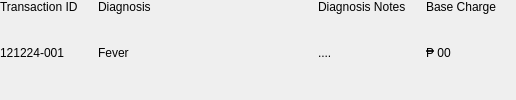
             <widget class="QWidget" name="TransactionInfos" native="true">
              <property name="sizePolicy">
               <sizepolicy hsizetype="Preferred" vsizetype="Maximum">
                <horstretch>0</horstretch>
                <verstretch>0</verstretch>
               </sizepolicy>
              </property>
              <property name="styleSheet">
               <string notr="true"/>
              </property>
              <layout class="QHBoxLayout" name="horizontalLayout_3">
               <property name="spacing">
                <number>20</number>
               </property>
               <property name="leftMargin">
                <number>0</number>
               </property>
               <property name="topMargin">
                <number>0</number>
               </property>
               <property name="rightMargin">
                <number>20</number>
               </property>
               <property name="bottomMargin">
                <number>10</number>
               </property>
               <item alignment="Qt::AlignLeft">
                <widget class="QWidget" name="widget_2" native="true">
                 <layout class="QVBoxLayout" name="verticalLayout_7">
                  <property name="spacing">
                   <number>1</number>
                  </property>
                  <property name="leftMargin">
                   <number>0</number>
                  </property>
                  <property name="topMargin">
                   <number>0</number>
                  </property>
                  <property name="rightMargin">
                   <number>0</number>
                  </property>
                  <property name="bottomMargin">
                   <number>0</number>
                  </property>
                  <item>
                   <widget class="QLabel" name="label_2">
                    <property name="sizePolicy">
                     <sizepolicy hsizetype="Preferred" vsizetype="Maximum">
                      <horstretch>0</horstretch>
                      <verstretch>0</verstretch>
                     </sizepolicy>
                    </property>
                    <property name="text">
                     <string>Transaction ID</string>
                    </property>
                   </widget>
                  </item>
                  <item>
                   <widget class="QLabel" name="chck_ID">
                    <property name="text">
                     <string>121224-001</string>
                    </property>
                   </widget>
                  </item>
                 </layout>
                </widget>
               </item>
               <item alignment="Qt::AlignLeft">
                <widget class="QWidget" name="widget_3" native="true">
                 <property name="sizePolicy">
                  <sizepolicy hsizetype="Expanding" vsizetype="Preferred">
                   <horstretch>0</horstretch>
                   <verstretch>0</verstretch>
                  </sizepolicy>
                 </property>
                 <property name="minimumSize">
                  <size>
                   <width>200</width>
                   <height>0</height>
                  </size>
                 </property>
                 <layout class="QVBoxLayout" name="verticalLayout_8">
                  <property name="spacing">
                   <number>1</number>
                  </property>
                  <property name="leftMargin">
                   <number>0</number>
                  </property>
                  <property name="topMargin">
                   <number>0</number>
                  </property>
                  <property name="rightMargin">
                   <number>0</number>
                  </property>
                  <property name="bottomMargin">
                   <number>0</number>
                  </property>
                  <item>
                   <widget class="QLabel" name="label_4">
                    <property name="sizePolicy">
                     <sizepolicy hsizetype="Preferred" vsizetype="Maximum">
                      <horstretch>0</horstretch>
                      <verstretch>0</verstretch>
                     </sizepolicy>
                    </property>
                    <property name="text">
                     <string>Diagnosis</string>
                    </property>
                   </widget>
                  </item>
                  <item>
                   <widget class="QLabel" name="Diagnosis">
                    <property name="text">
                     <string>Fever</string>
                    </property>
                   </widget>
                  </item>
                 </layout>
                </widget>
               </item>
               <item>
                <widget class="QWidget" name="widget_4" native="true">
                 <property name="sizePolicy">
                  <sizepolicy hsizetype="Expanding" vsizetype="Preferred">
                   <horstretch>0</horstretch>
                   <verstretch>0</verstretch>
                  </sizepolicy>
                 </property>
                 <layout class="QVBoxLayout" name="verticalLayout_9">
                  <property name="spacing">
                   <number>1</number>
                  </property>
                  <property name="leftMargin">
                   <number>0</number>
                  </property>
                  <property name="topMargin">
                   <number>0</number>
                  </property>
                  <property name="rightMargin">
                   <number>0</number>
                  </property>
                  <property name="bottomMargin">
                   <number>0</number>
                  </property>
                  <item>
                   <widget class="QLabel" name="label_6">
                    <property name="sizePolicy">
                     <sizepolicy hsizetype="Preferred" vsizetype="Maximum">
                      <horstretch>0</horstretch>
                      <verstretch>0</verstretch>
                     </sizepolicy>
                    </property>
                    <property name="text">
                     <string>Diagnosis Notes</string>
                    </property>
                   </widget>
                  </item>
                  <item>
                   <widget class="QLabel" name="DiagnosisNotes">
                    <property name="text">
                     <string>....</string>
                    </property>
                   </widget>
                  </item>
                 </layout>
                </widget>
               </item>
               <item>
                <widget class="QWidget" name="widget_5" native="true">
                 <layout class="QVBoxLayout" name="verticalLayout_10">
                  <property name="spacing">
                   <number>1</number>
                  </property>
                  <property name="leftMargin">
                   <number>0</number>
                  </property>
                  <property name="topMargin">
                   <number>0</number>
                  </property>
                  <property name="rightMargin">
                   <number>0</number>
                  </property>
                  <property name="bottomMargin">
                   <number>0</number>
                  </property>
                  <item>
                   <widget class="QLabel" name="label_8">
                    <property name="sizePolicy">
                     <sizepolicy hsizetype="Preferred" vsizetype="Maximum">
                      <horstretch>0</horstretch>
                      <verstretch>0</verstretch>
                     </sizepolicy>
                    </property>
                    <property name="text">
                     <string>Base Charge</string>
                    </property>
                   </widget>
                  </item>
                  <item>
                   <widget class="QLabel" name="DoctorCharge">
                    <property name="text">
                     <string>₱ 00</string>
                    </property>
                   </widget>
                  </item>
                 </layout>
                </widget>
               </item>
              </layout>
             </widget>
